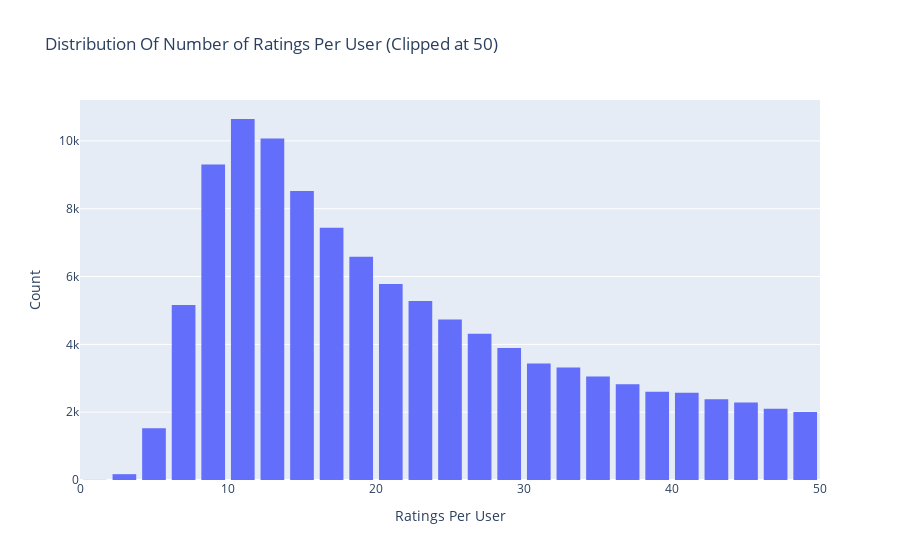

Notebook code cell kept with this figure:
### Markdown cell above
## Ratings Distribution By User

### Code cell
# Number of ratings per user
data = train.groupby('userId')['rating'].count().clip(upper=50)

# Create trace
trace = go.Histogram(x = data.values,
                     name = 'Ratings',
                     xbins = dict(start = 0,
                                  end = 50,
                                  size = 2))
# Create layout
layout = go.Layout(title = 'Distribution Of Number of Ratings Per User (Clipped at 50)',
                   xaxis = dict(title = 'Ratings Per User'),
                   yaxis = dict(title = 'Count'),
                   bargap = 0.2)

# Create plot
fig = go.Figure(data=[trace], layout=layout)
fig.show()

### Figure 1 — Plotly figure (JSON) as saved in the notebook; plotly's stock layout.template omitted (floating-point values rounded to 4 significant figures; data arrays with more than 128 entries replaced by an {"elided": "..."} marker saying what was removed)
{"data": [{"name": "Ratings", "type": "histogram", "x": {"elided": "162541 int values"}, "xbins": {"end": 50, "size": 2, "start": 0}}], "layout": {"autosize": true, "bargap": 0.2, "title": {"text": "Distribution Of Number of Ratings Per User (Clipped at 50)"}, "xaxis": {"autorange": true, "range": [0, 50], "title": {"text": "Ratings Per User"}, "type": "linear"}, "yaxis": {"autorange": true, "range": [0, 11210.0], "title": {"text": "Count"}}}}
